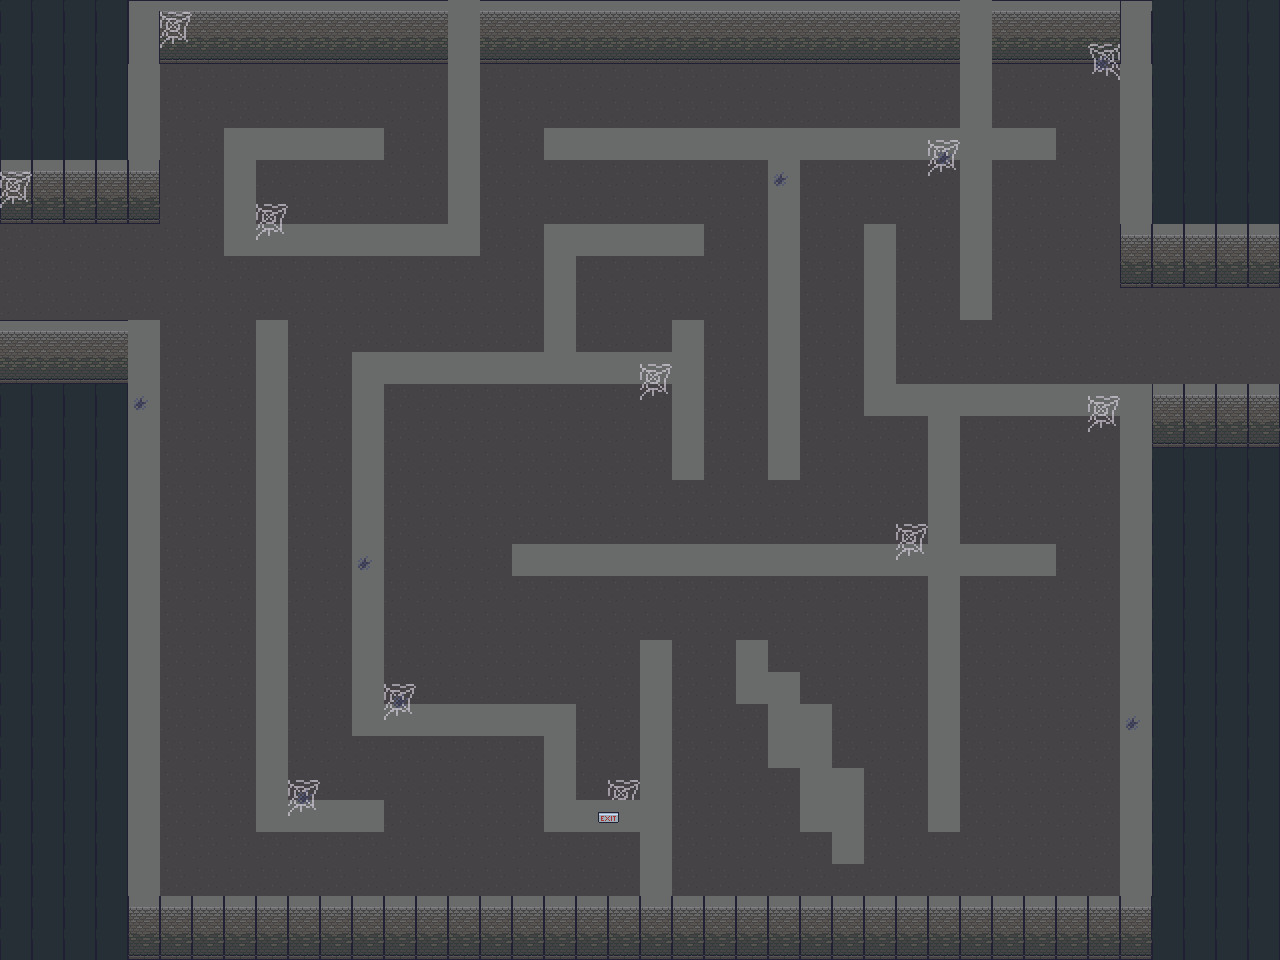

A 2D game scene composited from a Tiled map and its tileset images. What follows is a short description and the map's XML, with each tile layer's data collapsed to a summary:
An orthogonal 40x30 tile map with 32x32 px tiles, 4 tile layers (floorLayer, wallLayer, wallLayer2, spiderLayer), 6 tilesets and 11 objects (start, end, firstaid3, firstaid4, firstaid5, ...).

<map version="1.10" tiledversion="1.10.2" orientation="orthogonal" renderorder="right-down" width="40" height="30" tilewidth="32" tileheight="32" infinite="0" nextlayerid="7" nextobjectid="12">
 <editorsettings>
  <export target="lvl3.tmj" format="json" />
 </editorsettings>
 <tileset firstgid="1" name="014" tilewidth="32" tileheight="32" tilecount="8025" columns="25">
  <image source="../assets/014.png" width="800" height="10272" />
 </tileset>
 <tileset firstgid="8026" name="TileAndStone" tilewidth="32" tileheight="32" tilecount="1944" columns="36">
  <image source="../assets/TileAndStone.png" width="1152" height="1728" />
 </tileset>
 <tileset firstgid="9970" name="017" tilewidth="32" tileheight="32" tilecount="5440" columns="40">
  <image source="../assets/017.png" width="1280" height="4352" />
 </tileset>
 <tileset firstgid="15410" name="03" tilewidth="32" tileheight="32" tilecount="1760" columns="16">
  <image source="../assets/03.png" width="512" height="3520" />
 </tileset>
 <tileset firstgid="17170" name="04" tilewidth="32" tileheight="32" tilecount="720" columns="16">
  <image source="../assets/04.png" width="512" height="1440" />
 </tileset>
 <tileset firstgid="17890" name="06" tilewidth="32" tileheight="32" tilecount="976" columns="16">
  <image source="../assets/06.png" width="512" height="1952" />
 </tileset>
 <layer id="2" name="floorLayer" width="40" height="30">
  <data>[1200 cells, 1200 non-empty, 1 distinct tile ids]</data>
 </layer>
 <layer id="1" name="wallLayer" width="40" height="30">
  <data>[1200 cells, 567 non-empty, 8 distinct tile ids]</data>
 </layer>
 <layer id="6" name="wallLayer2" width="40" height="30">
  <data>[1200 cells, 3 non-empty, 1 distinct tile ids]</data>
 </layer>
 <layer id="3" name="spiderLayer" width="40" height="30">
  <data>[1200 cells, 27 non-empty, 9 distinct tile ids]</data>
 </layer>
 <objectgroup id="4" name="objectLayer">
  <object id="1" name="start" x="79.8532" y="277.278">
   <point />
  </object>
  <object id="2" name="end" x="1232.1" y="337.635">
   <point />
  </object>
  <object id="3" name="firstaid3" x="304.048" y="203.288">
   <point />
  </object>
  <object id="4" name="firstaid4" x="187.378" y="864.416">
   <point />
  </object>
  <object id="5" name="firstaid5" x="602.793" y="312.887">
   <point />
  </object>
  <object id="6" name="firstaid6" x="885.628" y="493.194">
   <point />
  </object>
  <object id="7" name="ulti" x="1023.51" y="484.356">
   <point />
  </object>
  <object id="8" name="firstaid7" x="440.118" y="433.032">
   <point />
  </object>
  <object id="9" name="hiddenlvl" x="620.47" y="869.719">
   <point />
  </object>
  <object id="10" name="enemy3" x="1098.73" y="775.972">
   <point />
  </object>
  <object id="11" x="979.425" y="773.672">
   <point />
  </object>
 </objectgroup>
</map>
